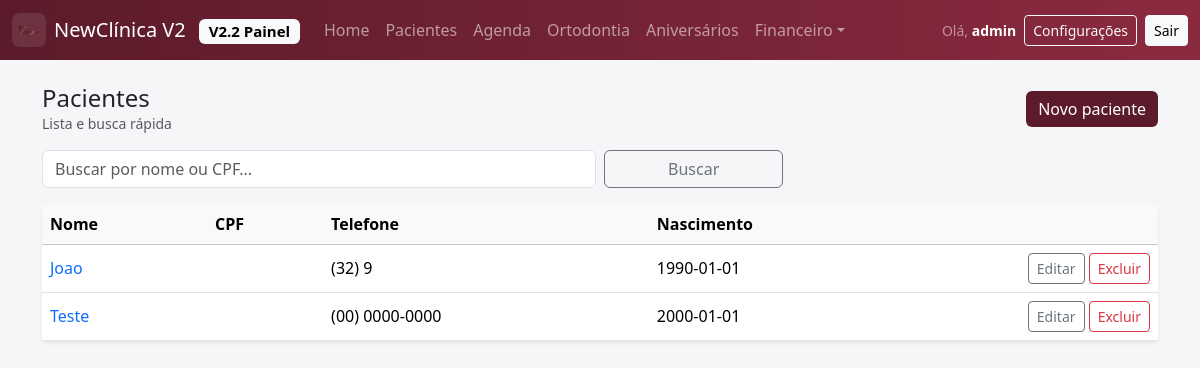
Screenshot of /patients/ (signed in) with the database file from the repository.
### tables this page shows
CREATE TABLE users(
        id INTEGER PRIMARY KEY AUTOINCREMENT,
        username TEXT UNIQUE NOT NULL,
        password_hash TEXT NOT NULL,
        created_at TEXT NOT NULL DEFAULT (datetime('now'))
    );

CREATE TABLE patients(
        id INTEGER PRIMARY KEY AUTOINCREMENT,
        name TEXT NOT NULL,
        phone TEXT,
        birth_date TEXT,
        notes TEXT,
        created_at TEXT NOT NULL DEFAULT (datetime('now'))
    , cpf TEXT, address TEXT, is_ortho INTEGER NOT NULL DEFAULT 0);

### app/patients.py (the view)
@bp.route("/")
@login_required
def list_patients():
    q = request.args.get("q", "").strip()
    db = get_db()
    if q:
        rows = db.execute(
            "SELECT * FROM patients WHERE name LIKE ? OR cpf LIKE ? ORDER BY name ASC",
            (f"%{q}%", f"%{q}%"),
        ).fetchall()
    else:
        rows = db.execute("SELECT * FROM patients ORDER BY name ASC").fetchall()
    return render_template("patients_list.html", patients=rows, q=q)

### app/auth.py (called while the page is built)
def login_required(view):
    @wraps(view)
    def wrapped(*args, **kwargs):
        init_db()
        ensure_seed_data()
        if session.get("user_id") is None:
            return redirect(url_for("auth.login"))
        return view(*args, **kwargs)
    return wrapped

@bp.before_app_request
def load_logged_in_user():
    user_id = session.get("user_id")
    if user_id is None:
        g.user = None
    else:
        g.user = get_db().execute("SELECT * FROM users WHERE id = ?", (user_id,)).fetchone()

### app/db.py (called while the page is built)
def get_db() -> sqlite3.Connection:
    if "db" not in g:
        db_path = current_app.config["DB_PATH"]
        Path(db_path).parent.mkdir(parents=True, exist_ok=True)
        con = sqlite3.connect(db_path)
        con.row_factory = sqlite3.Row
        con.execute("PRAGMA foreign_keys = ON;")
        g.db = con
    return g.db

def _ensure_columns(db: sqlite3.Connection, table: str, columns: dict[str, str]) -> None:
    try:
        existing = {r["name"] for r in db.execute(f"PRAGMA table_info({table})").fetchall()}
    except Exception:
        return
    for col, col_type in columns.items():
        if col in existing:
            continue
        try:
            db.execute(f"ALTER TABLE {table} ADD COLUMN {col} {col_type}")
        except Exception:
            pass

### app/templates/patients_list.html
{% extends "base.html" %}
{% set title = "Pacientes" %}
{% block content %}
<div class="d-flex justify-content-between align-items-center flex-wrap gap-2 mb-3">
  <div>
    <h4 class="mb-0">Pacientes</h4>
    <div class="text-muted small">Lista e busca rápida</div>
  </div>
  <a class="btn btn-brand" href="{{ url_for('patients.new_patient') }}">Novo paciente</a>
</div>
<form class="row g-2 mb-3">
  <div class="col-sm-8 col-md-6">
    <input class="form-control" name="q" placeholder="Buscar por nome ou CPF..." value="{{ q }}">
  </div>
  <div class="col-sm-4 col-md-2">
    <button class="btn btn-outline-secondary w-100">Buscar</button>
  </div>
</form>
<div class="card shadow-sm border-0">
  <div class="table-responsive">
    <table class="table table-hover mb-0 align-middle">
      <thead class="table-light">
        <tr>
          <th>Nome</th>
          <th class="d-none d-lg-table-cell">CPF</th>
          <th class="d-none d-md-table-cell">Telefone</th>
          <th class="d-none d-xl-table-cell">Nascimento</th>
          <th style="width: 220px"></th>
        </tr>
      </thead>
      <tbody>
        {% for p in patients %}
        <tr>
          <td>
            <a class="text-decoration-none" href="{{ url_for('patients.view_patient', pid=p.id, tab='orcamentos') }}">{{ p.name }}</a>
          </td>
          <td class="d-none d-lg-table-cell">{{ p.cpf or "" }}</td>
          <td class="d-none d-md-table-cell">{{ p.phone or "" }}</td>
          <td class="d-none d-xl-table-cell">{{ p.birth_date or "" }}</td>
          <td class="text-end">
            <a class="btn btn-sm btn-outline-secondary" href="{{ url_for('patients.edit_patient', pid=p.id) }}">Editar</a>
            <form method="post" action="{{ url_for('patients.delete_patient', pid=p.id) }}" class="d-inline" onsubmit="return confirm('Remover paciente?')">
              <button class="btn btn-sm btn-outline-danger">Excluir</button>
            </form>
          </td>
        </tr>
        {% else %}
        <tr><td colspan="5" class="text-center text-muted py-4">Nenhum paciente.</td></tr>
        {% endfor %}
      </tbody>
    </table>
  </div>
</div>
{% endblock %}

### app/templates/base.html (shortened to what this page needs)
{% set title = title or "NewClínica V2" %}
<!doctype html>
<html lang="pt-BR">
<head>
  <link href="https://cdn.jsdelivr.net/npm/bootstrap@5.3.3/dist/css/bootstrap.min.css" rel="stylesheet">
  <link rel="stylesheet" href="{{ url_for('static', filename='app.css') }}">
</head>
<body>
<nav class="navbar navbar-expand-lg navbar-dark brand-nav">
  <div class="container-fluid">
    <a class="navbar-brand d-flex align-items-center gap-2" href="{{ url_for('dashboard.index') }}">
      <img src="{{ url_for('static', filename='logo.png') }}" alt="logo" class="brand-logo">
      <span>NewClínica V2 <span class="badge text-bg-light ms-2">V2.2 Painel</span></span>
    </a>
    <div class="collapse navbar-collapse" id="nav">
      {% if g.user %}
      <ul class="navbar-nav me-auto mb-2 mb-lg-0">
        <li class="nav-item"><a class="nav-link" href="{{ url_for('dashboard.index') }}">Home</a></li>
        <li class="nav-item"><a class="nav-link" href="{{ url_for('patients.list_patients') }}">Pacientes</a></li>
        <li class="nav-item"><a class="nav-link" href="{{ url_for('agenda.calendar_view') }}">Agenda</a></li>
        <li class="nav-item"><a class="nav-link" href="{{ url_for('ortho.list_ortho') }}">Ortodontia</a></li>
        <li class="nav-item"><a class="nav-link" href="{{ url_for('birthdays.list_birthdays') }}">Aniversários</a></li>
        <li class="nav-item dropdown">
          <a class="nav-link dropdown-toggle" href="#" role="button" data-bs-toggle="dropdown">Financeiro</a>
        </li>
      </ul>
      <div class="d-flex gap-2 align-items-center">
        <span class="text-white-50 small">Olá, <b class="text-white">{{ g.user['username'] }}</b></span>
        <a class="btn btn-sm btn-outline-light" href="{{ url_for('auth.settings') }}">Configurações</a>
        <a class="btn btn-sm btn-light" href="{{ url_for('auth.logout') }}">Sair</a>
      </div>
      {% endif %}
    </div>
  </div>
</nav>
<main class="container my-4">
  {% block content %}{% endblock %}
</main>
</body>
</html>

### app/static/app.css (style rules this page uses)
:root { --brand:#5b1b2a; --brand2:#8b2a3f; --bg:#0f0f12; }
body { background:#f6f6f8; }
.brand-nav { background: linear-gradient(90deg,var(--brand),var(--brand2)); }
.brand-logo { width:34px; height:34px; object-fit:contain; border-radius:8px; background:rgba(255,255,255,.1); padding:4px; }
.btn-brand { background: var(--brand); color:#fff; border:none; }

### rows the page displays
users: user.username "admin"
patients: name "Joao", phone "(32) 9", birth_date "1990-01-01"
patients: name "Teste", phone "(00) 0000-0000", birth_date "2000-01-01"
